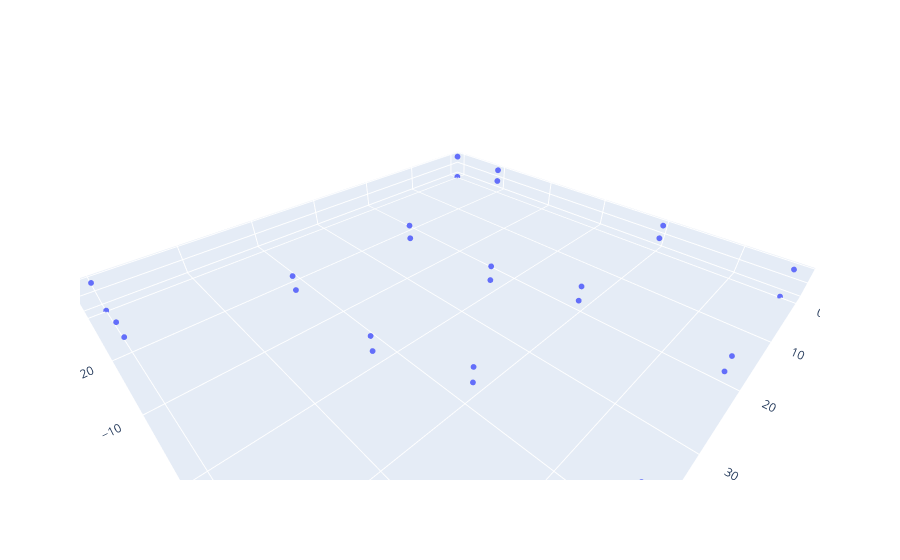

Write notebook code for a chart like this one.
### Code cell
# drive.mount('/content/drive')
# drive_path = "/content/drive/MyDrive/Research/PhD/Scripts/"
# stl_file_path = drive_path + "test_part.stl"
stl_file_path = "./test_part.stl"
# stl_file_path = "./vessel_half.stl"
# stl_file_path = "./circle_split.stl"


mesh_data = mesh.Mesh.from_file(stl_file_path)

# Extract vertices
vertices = mesh_data.vectors.reshape((-1, 3))

# Create a 3D scatter plot
fig = make_subplots(rows=1, cols=1, specs=[[{'type': 'scatter3d'}]])

fig.add_trace(go.Scatter3d(
    x=vertices[:, 0],
    y=vertices[:, 1],
    z=vertices[:, 2],
    mode='markers',
    marker=dict(size=2),
))

# Set layout
fig.update_layout(scene=dict(aspectmode="data"))

# Show the plot
fig.show()

### Figure 1 — Plotly figure (JSON) as saved in the notebook; plotly's stock layout.template omitted (floating-point values rounded to 4 significant figures; data arrays with more than 128 entries replaced by an {"elided": "..."} marker saying what was removed)
{"data": [{"marker": {"size": 2}, "mode": "markers", "type": "scatter3d", "x": {"elided": "180 float values"}, "y": {"elided": "180 float values"}, "z": {"elided": "180 float values"}}], "layout": {"scene": {"aspectmode": "data", "domain": {"x": [0, 1], "y": [0, 1]}}}}
